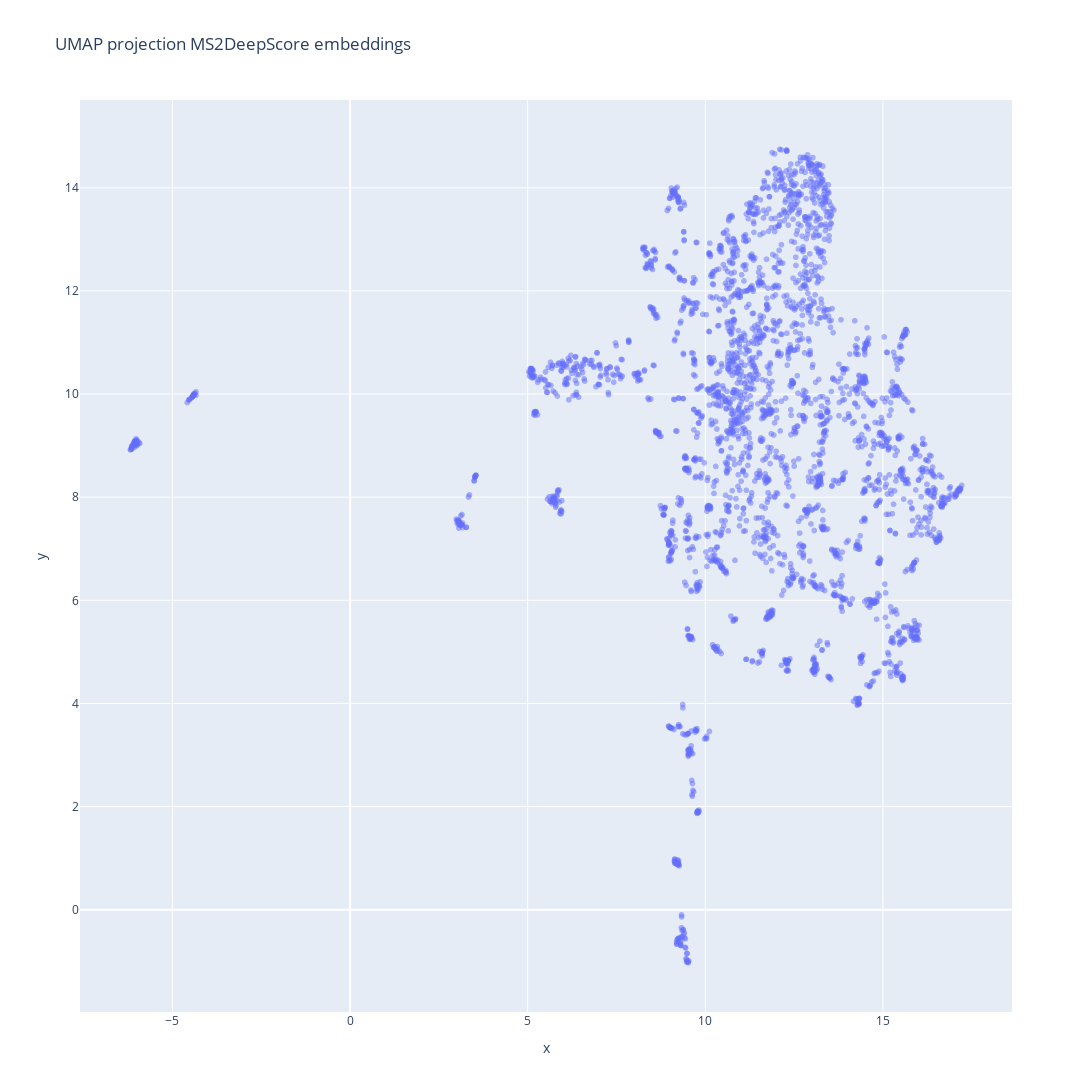

Notebook code for this chart:
### Code cell
import plotly.express as px
import numpy as np

# Create scatter plot using Plotly Express
fig = px.scatter(embedding_umap_df,
    x="x",
    y="y",
    size_max=50,
    opacity=0.5,
    title='UMAP projection MS2DeepScore embeddings',
    width=1200,
    height=1200,
)

fig.show()

### Figure 1 — Plotly figure (JSON) as saved in the notebook; plotly's stock layout.template omitted (floating-point values rounded to 4 significant figures; data arrays with more than 128 entries replaced by an {"elided": "..."} marker saying what was removed)
{"data": [{"hovertemplate": "x=%{x}<br>y=%{y}<extra></extra>", "legendgroup": "", "marker": {"color": "#636efa", "opacity": 0.5, "symbol": "circle"}, "mode": "markers", "name": "", "showlegend": false, "type": "scattergl", "x": {"elided": "2909 float values"}, "xaxis": "x", "y": {"elided": "2909 float values"}, "yaxis": "y"}], "layout": {"height": 1200, "legend": {"tracegroupgap": 0}, "title": {"text": "UMAP projection MS2DeepScore embeddings"}, "width": 1200, "xaxis": {"anchor": "y", "autorange": true, "domain": [0, 1], "range": [-7.591, 18.62], "title": {"text": "x"}, "type": "linear"}, "yaxis": {"anchor": "x", "autorange": true, "domain": [0, 1], "range": [-1.975, 15.69], "title": {"text": "y"}, "type": "linear"}}}
